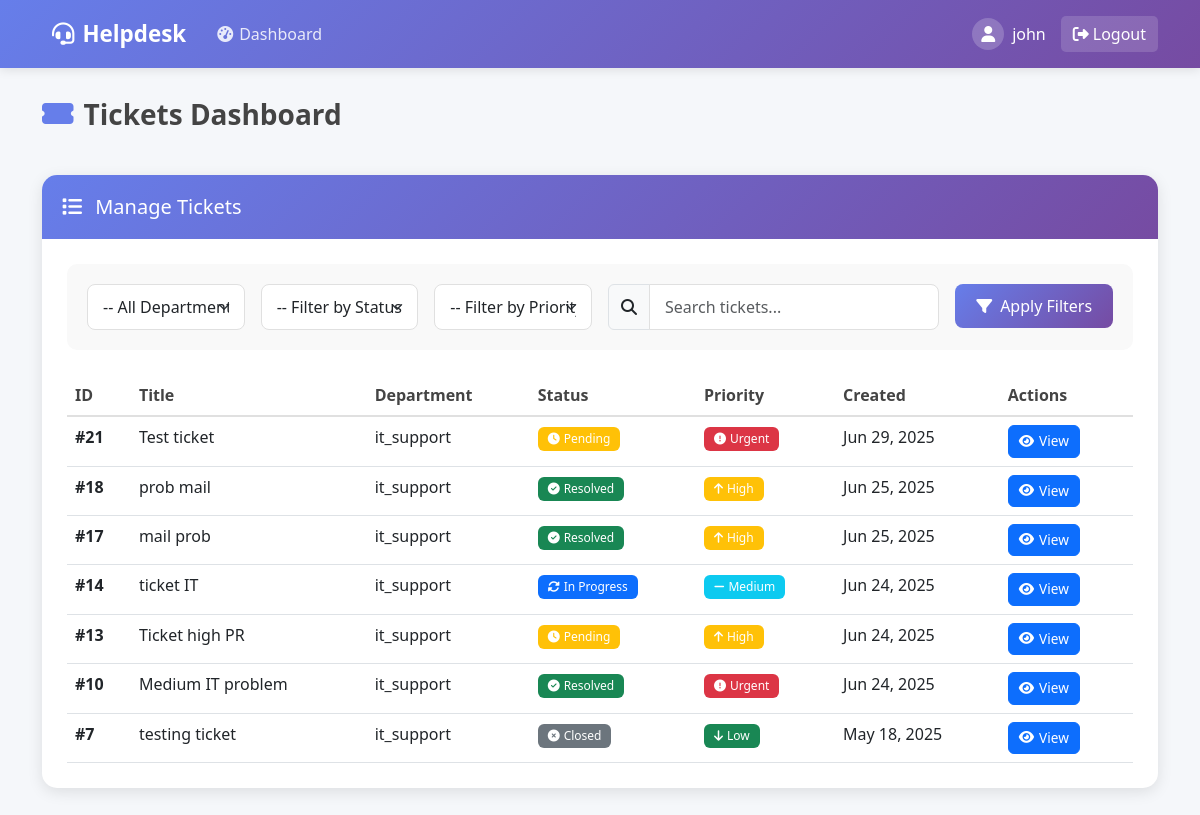
The page / (signed in) on the database its author committed.
### tickets/models.py (models this page shows, shortened)
class Ticket(models.Model):
    STATUS_CHOICES = (
        ('new', 'New'),
        ('in_progress', 'In Progress'),
        ('pending', 'Pending'),
        ('resolved', 'Resolved'),
        ('closed', 'Closed'),
    )
    PRIORITY_CHOICES = (
        ('low', 'Low'),
        ('medium', 'Medium'),
        ('high', 'High'),
        ('urgent', 'Urgent'),
    )
    title = models.CharField(max_length=200)
    description = models.TextField()
    created_by = models.ForeignKey(User, on_delete=models.CASCADE, related_name='created_tickets')
    assigned_to = models.ForeignKey(User, on_delete=models.SET_NULL, null=True, blank=True, related_name='assigned_tickets')
    department = models.ForeignKey(Department, on_delete=models.PROTECT, related_name='tickets', null=True, blank=True)
    status = models.CharField(max_length=20, choices=STATUS_CHOICES, default='new')
    priority = models.CharField(max_length=20, choices=PRIORITY_CHOICES, default='medium')
    created_at = models.DateTimeField(auto_now_add=True)
    updated_at = models.DateTimeField(auto_now=True)
    resolution_notes = models.TextField(blank=True, null=True, help_text="Notes about how the ticket was resolved")

class Department(models.Model):
    name = models.CharField(max_length=100, unique=True)
    description = models.TextField(blank=True)
    staff = models.ManyToManyField(User, related_name='departments', limit_choices_to={'is_staff': True})
    created_at = models.DateTimeField(auto_now_add=True)

### tickets/views.py (the view, shortened to what this page needs)
# urls.py: path('', views.dashboard, name='dashboard'),
@login_required
def dashboard(request):
    if not request.user.is_staff:
        return redirect('my_tickets')
    status = request.GET.get('status', '')
    priority = request.GET.get('priority', '')
    search = request.GET.get('search', '')
    department_id = request.GET.get('department', '')
    if request.user.is_superuser:
        tickets = Ticket.objects.all().order_by('-created_at')
        departments = Department.objects.all()
    else:
        user_departments = request.user.departments.all()
        if not user_departments.exists():
            messages.warning(request, "You don't belong to any departments. Please contact an administrator to be assigned to a department.")
        tickets = Ticket.objects.filter(department__in=user_departments).order_by('-created_at')
        departments = user_departments
    if department_id:
        tickets = tickets.filter(department_id=department_id)
    if status:
        tickets = tickets.filter(status=status)
    if priority:
        tickets = tickets.filter(priority=priority)
    if search:
        tickets = tickets.filter(
            Q(title__icontains=search) |
            Q(description__icontains=search)
        )
    context = {
        'page_obj': None,
        'status_filter': status,
        'priority_filter': priority,
        'search_query': search,
        'departments': departments,
        'selected_department': department_id,
    }
    paginator = Paginator(tickets, 10)  # 10 tickets per page
    page_number = request.GET.get('page')
    page_obj = paginator.get_page(page_number)
    context['page_obj'] = page_obj
    return render(request, 'tickets/dashboard.html', context)

### tickets/templates/tickets/dashboard.html (shortened to what this page needs)
{% extends 'base.html' %}
{% block content %}
<div class="row mb-4">
    <div class="col-md-12">
        <h3 class="dashboard-title">
            {% if user.is_superuser %}
            <i class="fas fa-chart-line"></i>Helpdesk Analytics
            {% else %}
            <i class="fas fa-ticket-alt"></i>Tickets Dashboard
            {% endif %}
        </h3>
    </div>
</div>
<div class="row">
    <div class="col-md-12">
        <div class="dashboard-card">
            <div class="dashboard-header">
                <h5 class="mb-0">
                    <i class="fas fa-list me-2"></i>
                    {% if user.is_superuser %}
                    Tickets Dashboard
                    {% else %}
                    Manage Tickets
                    {% endif %}
                </h5>
            </div>
            <div class="dashboard-body">
                <form method="get" class="filter-form">
                    <div class="row g-3">
                        <div class="col-md-2">
                            <select name="department" class="form-select">
                                <option value="">-- All Departments --</option>
                            </select>
                        </div>
                        <div class="col-md-2">
                            <select name="status" class="form-select">
                                <option value="">-- Filter by Status --</option>
                            </select>
                        </div>
                        <div class="col-md-2">
                            <select name="priority" class="form-select">
                                <option value="">-- Filter by Priority --</option>
                            </select>
                        </div>
                        <div class="col-md-4">
                            <div class="input-group">
                                <span class="input-group-text"><i class="fas fa-search"></i></span>
                                <input type="text" name="search" class="form-control" placeholder="Search tickets..." value="{{ search_query }}">
                            </div>
                        </div>
                        <div class="col-md-2">
                            <button type="submit" class="btn filter-btn w-100">
                                <i class="fas fa-filter me-2"></i>Apply Filters
                            </button>
                        </div>
                    </div>
                </form>
                <div class="table-responsive">
                    <table class="table table-hover">
                        <thead>
                            <tr>
                                <th>ID</th>
                                <th>Title</th>
                                <th>Department</th>
                                <th>Status</th>
                                <th>Priority</th>
                                <th>Created</th>
                                <th>Actions</th>
                            </tr>
                        </thead>
                        <tbody>
                            {% for ticket in page_obj %}
                            <tr>
                                <td class="ticket-id">#{{ ticket.id }}</td>
                                <td>{{ ticket.title }}</td>
                                <td>{{ ticket.department.name }}</td>
                                <td>
                                    {% if ticket.status == 'new' %}
                                    <span class="badge bg-info">
                                        <i class="fas fa-tag me-1"></i>New
                                    </span>
                                    {% elif ticket.status == 'in_progress' %}
                                    <span class="badge bg-primary">
                                        <i class="fas fa-sync-alt me-1"></i>In Progress
                                    </span>
                                    {% elif ticket.status == 'pending' %}
                                    <span class="badge bg-warning">
                                        <i class="fas fa-clock me-1"></i>Pending
                                    </span>
                                    {% elif ticket.status == 'resolved' %}
                                    <span class="badge bg-success">
                                        <i class="fas fa-check-circle me-1"></i>Resolved
                                    </span>
                                    {% else %}
                                    <span class="badge bg-secondary">
                                        <i class="fas fa-times-circle me-1"></i>Closed
                                    </span>
                                    {% endif %}
                                </td>
                                <td>
                                    {% if ticket.priority == 'low' %}
                                    <span class="badge bg-success">
                                        <i class="fas fa-arrow-down me-1"></i>Low
                                    </span>
                                    {% elif ticket.priority == 'medium' %}
                                    <span class="badge bg-info">
                                        <i class="fas fa-minus me-1"></i>Medium
                                    </span>
                                    {% elif ticket.priority == 'high' %}
                                    <span class="badge bg-warning">
                                        <i class="fas fa-arrow-up me-1"></i>High
                                    </span>
                                    {% else %}
                                    <span class="badge bg-danger">
                                        <i class="fas fa-exclamation-circle me-1"></i>Urgent
                                    </span>
                                    {% endif %}
                                </td>
                                <td>{{ ticket.created_at|date:"M d, Y" }}</td>
                                <td>
                                    <a href="{% url 'ticket_detail' ticket.id %}" class="btn btn-primary btn-sm action-btn">
                                        <i class="fas fa-eye"></i>View
                                    </a>
                                </td>
                            </tr>
                            {% endfor %}
                        </tbody>
                    </table>
                </div>
            </div>
        </div>
    </div>
</div>
{% endblock %}

### templates/base.html (shortened to what this page needs)
<!DOCTYPE html>
<html lang="en">
<head>
    <link href="https://cdn.jsdelivr.net/npm/bootstrap@5.3.0/dist/css/bootstrap.min.css" rel="stylesheet">
    <link rel="stylesheet" href="https://cdnjs.cloudflare.com/ajax/libs/font-awesome/6.4.0/css/all.min.css">
</head>
<body>
    <nav class="navbar navbar-expand-lg navbar-dark">
        <div class="container">
            <a class="navbar-brand" href="{% url 'dashboard' %}">
                <i class="fas fa-headset me-2"></i>Helpdesk
            </a>
            <div class="collapse navbar-collapse" id="navbarNav">
                <ul class="navbar-nav me-auto">
                    {% if user.is_staff %}
                    <li class="nav-item">
                        <a class="nav-link" href="{% url 'dashboard' %}">
                            <i class="fas fa-tachometer-alt nav-icon"></i>Dashboard
                        </a>
                    </li>
                    {% endif %}
                </ul>
                <ul class="navbar-nav">
                    {% if user.is_authenticated %}
                    <li class="nav-item user-welcome">
                        <div class="user-avatar">
                            <i class="fas fa-user"></i>
                        </div>
                        <span>{{ user.username }}</span>
                    </li>
                    <li class="nav-item">
                        <form method="post" action="{% url 'accounts:logout' %}" class="d-inline">
                            <button type="submit" class="logout-btn">
                                <i class="fas fa-sign-out-alt me-1"></i>Logout
                            </button>
                        </form>
                    </li>
                    {% else %}
                    <li class="nav-item">
                        <a class="nav-link" href="{% url 'accounts:login' %}">
                            <i class="fas fa-sign-in-alt me-1"></i>Login
                        </a>
                    </li>
                    {% endif %}
                </ul>
            </div>
        </div>
    </nav>
    <div class="container">
        <div class="content">
            {% block content %}
            {% endblock %}
        </div>
    </div>
</body>
</html>

### templates/base.html (style rules this page uses)
:root { --primary-color: #667eea; --primary-dark: #5a6fd9; --secondary-color: #764ba2; --secondary-dark: #6a429c; --light-bg: #f5f7fa; --card-shadow: 0 4px 15px rgba(0, 0, 0, 0.1); }
body { background-color: var(--light-bg); font-family: 'Segoe UI', Tahoma, Geneva, Verdana, sans-serif; min-height: 100vh; padding-bottom: 40px; }
.navbar { background: linear-gradient(135deg, var(--primary-color) 0%, var(--secondary-color) 100%); box-shadow: 0 2px 10px rgba(0, 0, 0, 0.1); padding: 12px 0; margin-bottom: 30px; }
.navbar-brand { font-weight: 600; font-size: 1.4rem; padding-left: 10px; }
.navbar-dark .navbar-nav .nav-link { color: rgba(255, 255, 255, 0.85); font-weight: 500; padding: 8px 15px; border-radius: 5px; transition: all 0.3s; }
.nav-icon { margin-right: 6px; }
.user-welcome { display: flex; align-items: center; color: white; padding: 0 15px; }
.user-avatar { background-color: rgba(255, 255, 255, 0.2); width: 32px; height: 32px; border-radius: 50%; display: flex; align-items: center; justify-content: center; margin-right: 8px; }
.logout-btn { background-color: rgba(255, 255, 255, 0.15); border-radius: 5px; color: white; border: none; padding: 6px 12px; transition: all 0.3s; }

### tickets/templates/tickets/dashboard.html (style rules this page uses)
.dashboard-card { border: none; border-radius: 15px; box-shadow: var(--card-shadow); overflow: hidden; margin-bottom: 25px; background-color: white; }
.dashboard-header { background: linear-gradient(135deg, var(--primary-color) 0%, var(--secondary-color) 100%); padding: 20px; color: white; }
.dashboard-body { padding: 25px; }
.filter-form { background-color: #f9f9f9; border-radius: 10px; padding: 20px; margin-bottom: 25px; }
.filter-btn { background: linear-gradient(135deg, var(--primary-color) 0%, var(--secondary-color) 100%); border: none; border-radius: 8px; padding: 10px; font-weight: 500; transition: all 0.3s; color: white; }
.form-select, .form-control { border-radius: 8px; border: 1px solid #e0e0e0; padding: 10px 15px; background-color: white; }
.table { margin-bottom: 0; }
.table thead th { border-top: none; border-bottom: 2px solid #e0e0e0; font-weight: 600; color: #444; }
.action-btn { border-radius: 6px; padding: 5px 10px; font-size: 0.85rem; margin-right: 5px; display: inline-flex; align-items: center; }
.action-btn i { margin-right: 5px; }
.ticket-id { font-weight: 600; color: var(--primary-color); }
.dashboard-title { font-weight: 600; margin-bottom: 20px; color: #444; display: flex; align-items: center; }
.dashboard-title i { margin-right: 10px; color: var(--primary-color); }
.badge { padding: 6px 10px; font-weight: 500; border-radius: 6px; }

### rows shown on the page
Ticket: id "21", title "Test ticket", department.name "it_support", status "pending" (drawn), priority "urgent" (drawn), created_at "Jun 29, 2025"
Ticket: id "18", title "prob mail", department.name "it_support", status "resolved" (drawn), priority "high" (drawn), created_at "Jun 25, 2025"
Ticket: id "17", title "mail prob", department.name "it_support", status "resolved" (drawn), priority "high" (drawn), created_at "Jun 25, 2025"
Ticket: id "14", title "ticket IT", department.name "it_support", status "in_progress" (drawn), priority "medium" (drawn), created_at "Jun 24, 2025"
Ticket: id "13", title "Ticket high PR", department.name "it_support", status "pending" (drawn), priority "high" (drawn), created_at "Jun 24, 2025"
Ticket: id "10", title "Medium IT problem", department.name "it_support", status "resolved" (drawn), priority "urgent" (drawn), created_at "Jun 24, 2025"
Ticket: id "7", title "testing ticket", department.name "it_support", status "closed" (drawn), priority "low" (drawn), created_at "May 18, 2025"

### other values the page prints
{{ user.username }} "john"
